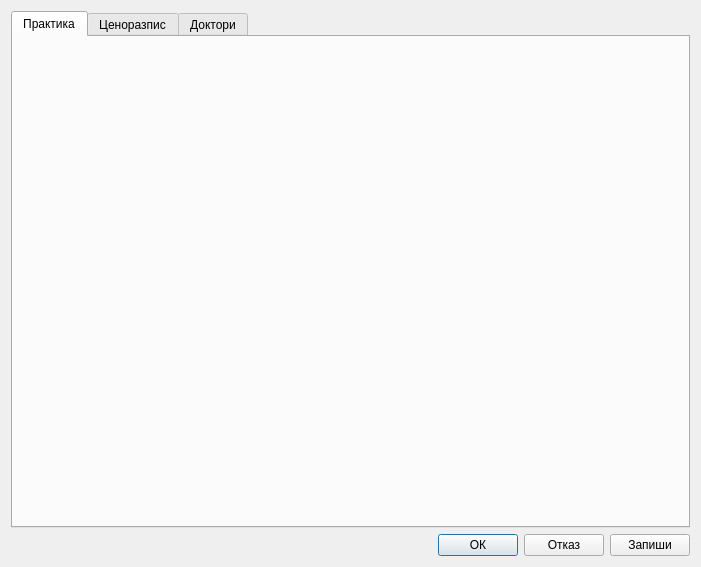
<?xml version="1.0" encoding="UTF-8"?>
<ui version="4.0">
 <class>SettingsDialog</class>
 <widget class="QDialog" name="SettingsDialog">
  <property name="geometry">
   <rect>
    <x>0</x>
    <y>0</y>
    <width>701</width>
    <height>567</height>
   </rect>
  </property>
  <property name="windowTitle">
   <string>SettingsDialog</string>
  </property>
  <layout class="QVBoxLayout" name="verticalLayout">
   <item>
    <widget class="QTabWidget" name="tabWidget">
     <property name="currentIndex">
      <number>0</number>
     </property>
     <widget class="PracticeSettings" name="practiceSettings">
      <attribute name="title">
       <string>Практика</string>
      </attribute>
     </widget>
     <widget class="PriceListSettings" name="priceSettings">
      <attribute name="title">
       <string>Ценоразпис</string>
      </attribute>
     </widget>
     <widget class="PracticeDoctorSettings" name="practiceDoctorSettings">
      <attribute name="title">
       <string>Доктори</string>
      </attribute>
     </widget>
    </widget>
   </item>
   <item>
    <layout class="QHBoxLayout" name="horizontalLayout">
     <item>
      <spacer name="horizontalSpacer">
       <property name="orientation">
        <enum>Qt::Horizontal</enum>
       </property>
       <property name="sizeHint" stdset="0">
        <size>
         <width>40</width>
         <height>20</height>
        </size>
       </property>
      </spacer>
     </item>
     <item>
      <widget class="QPushButton" name="okButton">
       <property name="text">
        <string>ОК</string>
       </property>
      </widget>
     </item>
     <item>
      <widget class="QPushButton" name="cancelButton">
       <property name="text">
        <string>Отказ</string>
       </property>
      </widget>
     </item>
     <item>
      <widget class="QPushButton" name="applyButton">
       <property name="text">
        <string>Запиши</string>
       </property>
      </widget>
     </item>
    </layout>
   </item>
  </layout>
 </widget>
 <layoutdefault spacing="6" margin="11"/>
 <customwidgets>
  <customwidget>
   <class>PracticeSettings</class>
   <extends>QWidget</extends>
   <header>View/SettingsDialog/PracticeSettings/PracticeSettings.h</header>
   <container>1</container>
  </customwidget>
  <customwidget>
   <class>PriceListSettings</class>
   <extends>QWidget</extends>
   <header>View/SettingsDialog/PriceListSettings/pricelistsettings.h</header>
   <container>1</container>
  </customwidget>
  <customwidget>
   <class>PracticeDoctorSettings</class>
   <extends>QWidget</extends>
   <header>View/SettingsDialog/PracticeDoctorSettings/practicedoctorsettings.h</header>
   <container>1</container>
  </customwidget>
 </customwidgets>
 <resources/>
 <connections/>
</ui>
